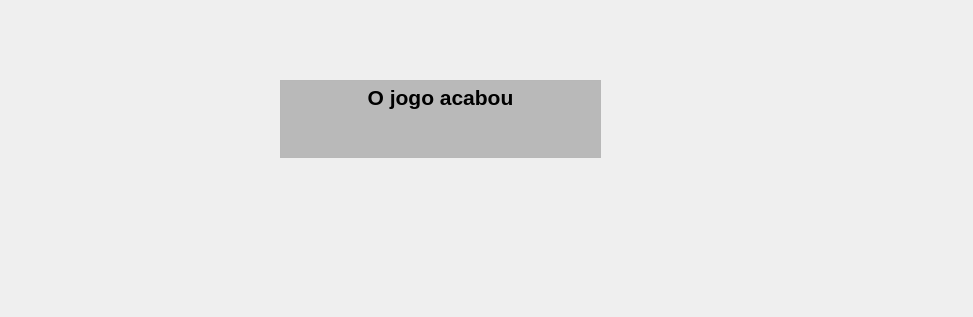
<?xml version="1.0" encoding="UTF-8"?>
<ui version="4.0">
 <class>Acabou</class>
 <widget class="QDialog" name="Acabou">
  <property name="geometry">
   <rect>
    <x>0</x>
    <y>0</y>
    <width>973</width>
    <height>317</height>
   </rect>
  </property>
  <property name="windowTitle">
   <string>Acabou</string>
  </property>
  <widget class="QTextEdit" name="textEdit">
   <property name="geometry">
    <rect>
     <x>280</x>
     <y>80</y>
     <width>321</width>
     <height>78</height>
    </rect>
   </property>
   <property name="palette">
    <palette>
     <active>
      <colorrole role="Base">
       <brush brushstyle="SolidPattern">
        <color alpha="255">
         <red>185</red>
         <green>185</green>
         <blue>185</blue>
        </color>
       </brush>
      </colorrole>
     </active>
     <inactive>
      <colorrole role="Base">
       <brush brushstyle="SolidPattern">
        <color alpha="255">
         <red>185</red>
         <green>185</green>
         <blue>185</blue>
        </color>
       </brush>
      </colorrole>
     </inactive>
     <disabled>
      <colorrole role="Base">
       <brush brushstyle="SolidPattern">
        <color alpha="255">
         <red>247</red>
         <green>247</green>
         <blue>247</blue>
        </color>
       </brush>
      </colorrole>
     </disabled>
    </palette>
   </property>
   <property name="html">
    <string>&lt;!DOCTYPE HTML PUBLIC &quot;-//W3C//DTD HTML 4.0//EN&quot; &quot;http://www.w3.org/TR/REC-html40/strict.dtd&quot;&gt;
&lt;html&gt;&lt;head&gt;&lt;meta name=&quot;qrichtext&quot; content=&quot;1&quot; /&gt;&lt;style type=&quot;text/css&quot;&gt;
p, li { white-space: pre-wrap; }
&lt;/style&gt;&lt;/head&gt;&lt;body style=&quot; font-family:'Cantarell'; font-size:11pt; font-weight:400; font-style:normal;&quot;&gt;
&lt;p align=&quot;center&quot; style=&quot; margin-top:0px; margin-bottom:0px; margin-left:0px; margin-right:0px; -qt-block-indent:0; text-indent:0px;&quot;&gt;&lt;span style=&quot; font-size:16pt; font-weight:600;&quot;&gt;O jogo acabou&lt;/span&gt;&lt;/p&gt;&lt;/body&gt;&lt;/html&gt;</string>
   </property>
  </widget>
 </widget>
 <resources/>
 <connections/>
</ui>
